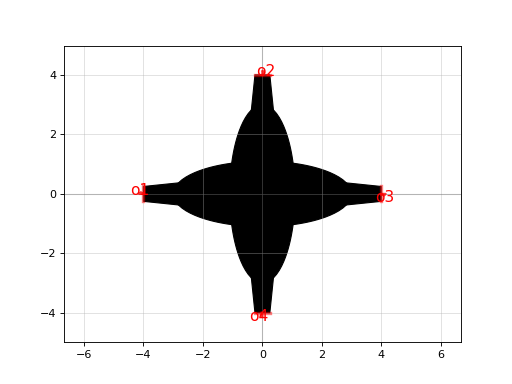

Write Python code to recreate this figure.
import gdsfactory as gf

c = gf.components.crossing_etched(width=0.5, r1=3.0, r2=1.1, w=1.2, L=3.4, layer_wg=(1, 0), layer_slab=(2, 0))
c.plot()
